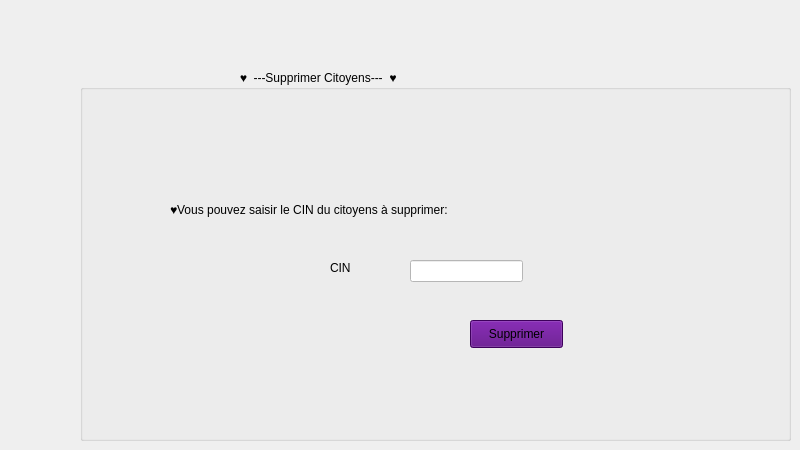
   <widget class="QWidget" name="tab_9">
    <attribute name="icon">
     <iconset>
      <normaloff>C:/Users/LENOVO/Downloads/supprimer.png</normaloff>C:/Users/LENOVO/Downloads/supprimer.png</iconset>
    </attribute>
    <attribute name="title">
     <string>SupprimeerC</string>
    </attribute>
    <widget class="QGroupBox" name="groupBox_18">
     <property name="geometry">
      <rect>
       <x>80</x>
       <y>70</y>
       <width>711</width>
       <height>371</height>
      </rect>
     </property>
     <property name="title">
      <string>                                                ♥  ---Supprimer Citoyens---  ♥                                      </string>
     </property>
     <widget class="QLabel" name="label_29">
      <property name="geometry">
       <rect>
        <x>90</x>
        <y>130</y>
        <width>301</width>
        <height>20</height>
       </rect>
      </property>
      <property name="text">
       <string>♥Vous pouvez saisir le CIN du citoyens à supprimer:</string>
      </property>
     </widget>
     <widget class="QLabel" name="label_30">
      <property name="geometry">
       <rect>
        <x>250</x>
        <y>190</y>
        <width>56</width>
        <height>16</height>
       </rect>
      </property>
      <property name="font">
       <font>
        <pointsize>9</pointsize>
        <weight>50</weight>
        <bold>false</bold>
       </font>
      </property>
      <property name="text">
       <string>CIN</string>
      </property>
     </widget>
     <widget class="QLineEdit" name="cinsup">
      <property name="geometry">
       <rect>
        <x>330</x>
        <y>190</y>
        <width>113</width>
        <height>22</height>
       </rect>
      </property>
      <property name="styleSheet">
       <string notr="true">background-color: rgb(255, 255, 255);</string>
      </property>
     </widget>
     <widget class="QPushButton" name="pb_supprimer">
      <property name="geometry">
       <rect>
        <x>390</x>
        <y>250</y>
        <width>93</width>
        <height>28</height>
       </rect>
      </property>
      <property name="styleSheet">
       <string notr="true">background-color: rgb(85, 0, 127);</string>
      </property>
      <property name="text">
       <string>Supprimer</string>
      </property>
     </widget>
    </widget>
   </widget>
